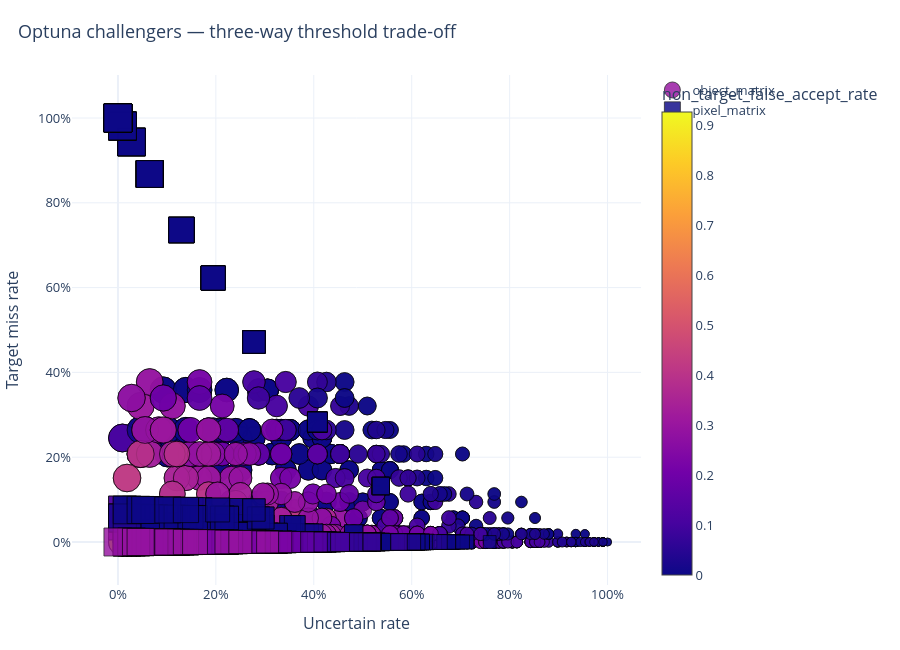

Here is the notebook cell this chart was saved with:
### Code cell
optuna_three_way_plot_df = (
    optuna_three_way_grid_df
    .merge(
        optuna_pareto_candidates_df[
            [
                "selected_config_id",
                "matrix_family",
            ]
        ].drop_duplicates(),
        on="selected_config_id",
        how="left",
    )
)

plot_three_way_tradeoff(
    optuna_three_way_plot_df,
    uncertain_col="uncertain_rate",
    miss_col="target_miss_rate",
    false_accept_col="non_target_false_accept_rate",
    coverage_col="coverage_rate",
    group_col="matrix_family",
    id_col="selected_config_id",
    title="Optuna challengers — three-way threshold trade-off",
    show=True,
)

### Figure 1 — Plotly figure (JSON) as saved in the notebook; plotly's stock layout.template omitted (floating-point values rounded to 4 significant figures; data arrays with more than 128 entries replaced by an {"elided": "..."} marker saying what was removed)
{"data": [{"customdata": {"elided": "1482x3 str values"}, "hovertemplate": "uncertain_rate: %{x:.2%}<br>target_miss_rate: %{y:.2%}<br>selected_config_id: %{customdata[0]}<br>non_target_false_accept_rate: %{customdata[1]}<br>coverage_rate: %{customdata[2]}<br><extra></extra>", "marker": {"cmax": 0.9273, "cmin": 0, "color": {"elided": "1482 float values"}, "colorbar": {"title": {"text": "non_target_false_accept_rate"}}, "colorscale": [[0, "#0d0887"], [0.1111, "#46039f"], [0.2222, "#7201a8"], [0.3333, "#9c179e"], [0.4444, "#bd3786"], [0.5556, "#d8576b"], [0.6667, "#ed7953"], [0.7778, "#fb9f3a"], [0.8889, "#fdca26"], [1, "#f0f921"]], "line": {"color": "black", "width": 0.8}, "opacity": 0.82, "showscale": false, "size": {"elided": "1482 float values"}, "symbol": "circle"}, "mode": "markers", "name": "object_matrix", "type": "scatter", "x": {"elided": "1482 float values"}, "y": {"elided": "1482 float values"}}, {"customdata": {"elided": "912x3 str values"}, "hovertemplate": "uncertain_rate: %{x:.2%}<br>target_miss_rate: %{y:.2%}<br>selected_config_id: %{customdata[0]}<br>non_target_false_accept_rate: %{customdata[1]}<br>coverage_rate: %{customdata[2]}<br><extra></extra>", "marker": {"cmax": 0.9273, "cmin": 0, "color": {"elided": "912 float values"}, "colorbar": {"title": {"text": "non_target_false_accept_rate"}}, "colorscale": [[0, "#0d0887"], [0.1111, "#46039f"], [0.2222, "#7201a8"], [0.3333, "#9c179e"], [0.4444, "#bd3786"], [0.5556, "#d8576b"], [0.6667, "#ed7953"], [0.7778, "#fb9f3a"], [0.8889, "#fdca26"], [1, "#f0f921"]], "line": {"color": "black", "width": 0.8}, "opacity": 0.82, "showscale": true, "size": {"elided": "912 float values"}, "symbol": "square"}, "mode": "markers", "name": "pixel_matrix", "type": "scatter", "x": {"elided": "912 float values"}, "y": {"elided": "912 float values"}}], "layout": {"font": {"size": 13}, "height": 650, "hoverlabel": {"namelength": -1}, "margin": {"b": 65, "l": 70, "r": 80, "t": 75}, "title": {"font": {"size": 18}, "text": "Optuna challengers — three-way threshold trade-off", "x": 0.02}, "width": 900, "xaxis": {"tickformat": ".0%", "title": {"text": "Uncertain rate"}}, "yaxis": {"tickformat": ".0%", "title": {"text": "Target miss rate"}}}}
